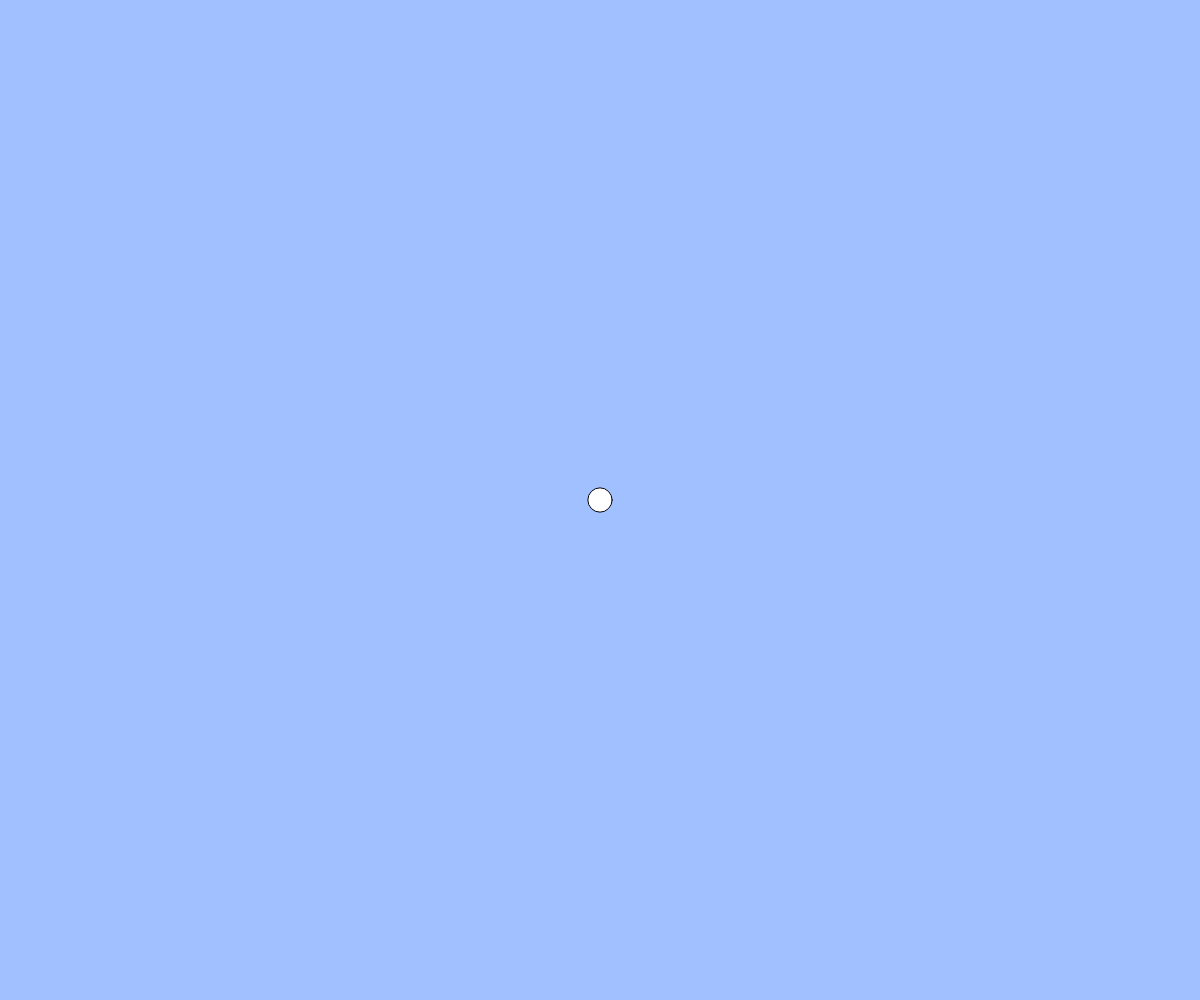
Frame 1 (no input)
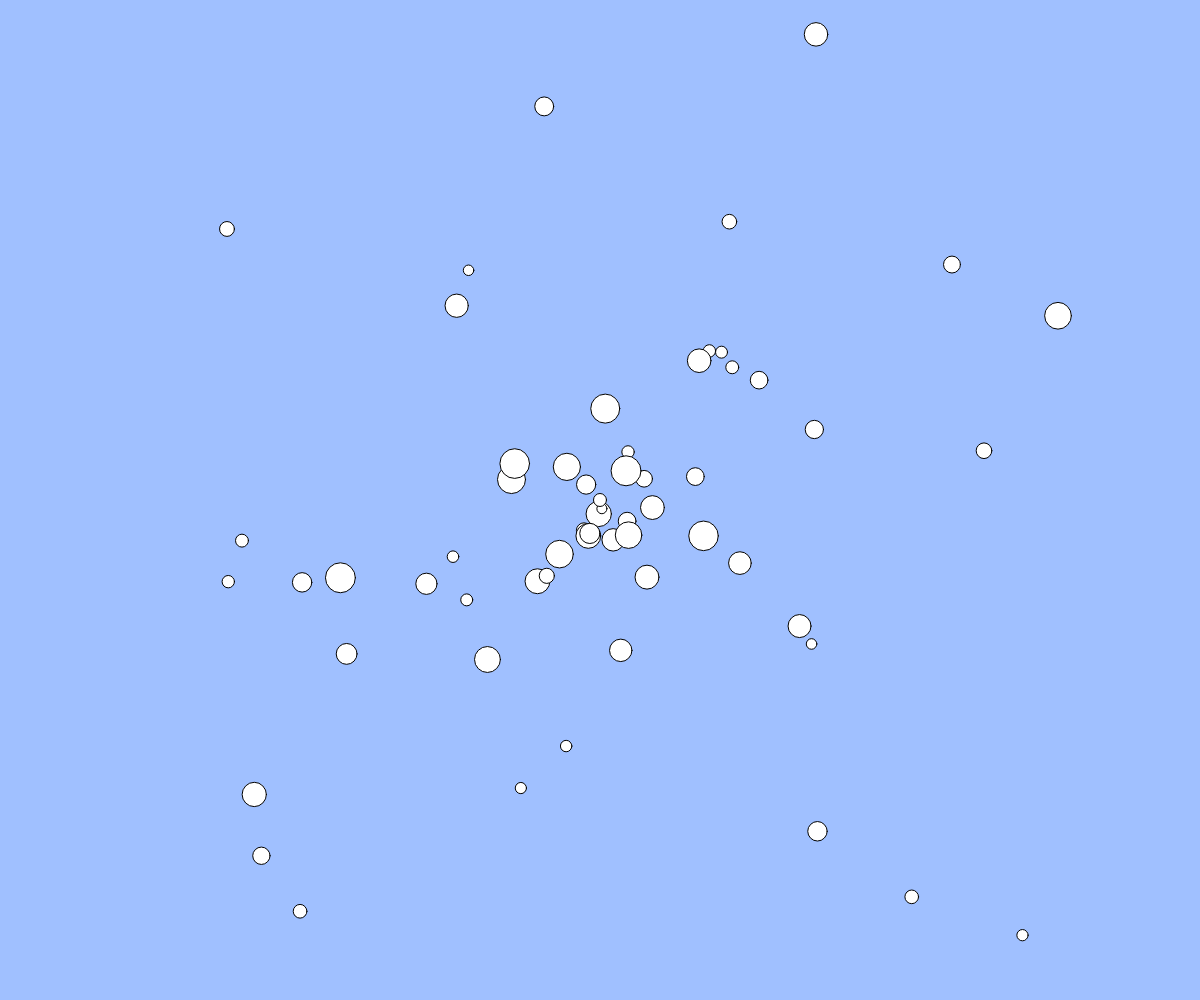
Frame 60 (no input)
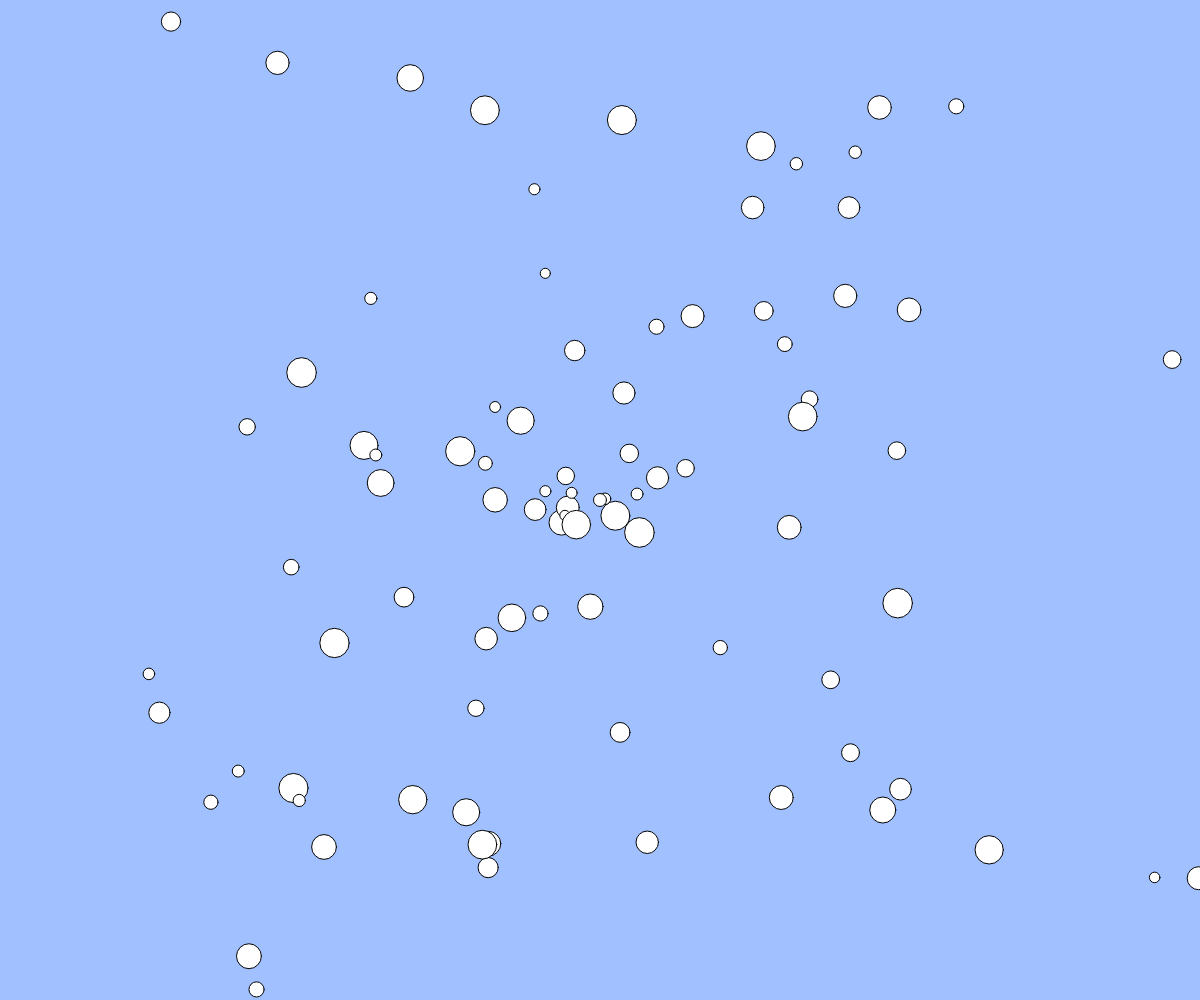
Frame 120 (the mouse pressed at the canvas centre since frame 60)

The p5.js sketch that drew these frames (run headless with seeded random() and noise() and a simulated clock; from frame 60 on, the mouse is pressed at the canvas centre):

// p5.js sketch
// ── sketch.js
//　テキスト「オブジェクト」
// 練習問題：ボールのサイズをランダムに変更してみよう
// 練習問題：何も操作しなくてもボールが湧いてくる機能を追加しよう

let balls;

function setup(){
  createCanvas(windowWidth, windowHeight);
  balls = [];
}

function draw(){
  background(160, 192, 255);
  let b = {x: width / 2, y: height /2, size: random(10, 30), vx: random(-10, 10), vy: random(-10, 10)};
  balls.push(b);
  for(let i = 0; i < balls.length; i++){
    let b = balls[i];
    ellipse(b.x, b.y, b.size);
    b.x += b.vx;
    b.y += b.vy;
  }
}

function mouseDragged(){
  const dx = mouseX - pmouseX;
  const dy = mouseY - pmouseY;
  if(mag(dx, dy) > 5){
    const b = { x: mouseX, y: mouseY, size: random(10, 30), vx: dx, vy: dy };
    balls.push(b);
  }
}

function windowResized(){
  resizeCanvas(windowWidth, windowHeight);
}
